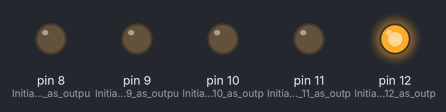
Recording of a sketch running on a simulated Arduino Uno, built with avr-gcc and run on an emulated ATmega328P. Parts: output pins drawn as LEDs (lit = HIGH).

Above: at 0.12 s.
At 1.12 s:
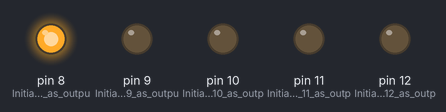
At 1.37 s:
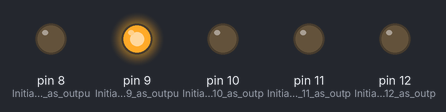
At 2.62 s:
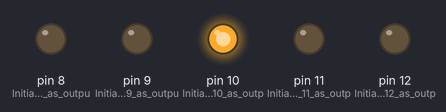
At 4.37 s:
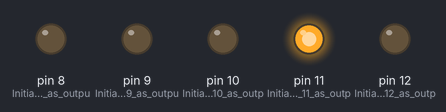
Timing chart, 0 to 4.7 s (numbered marks = the images above):
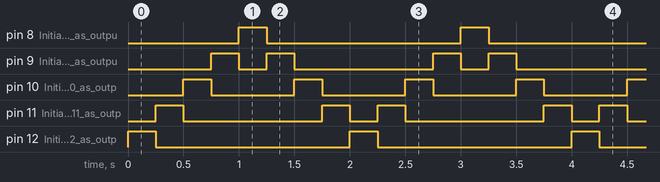

Measured:
- by itself, pin 8 (Initialize_pin_8_as_outpu), pin 12 (Initialize_pin_12_as_outp): alternates HIGH for 0.25 s and LOW for 1.8 s
- by itself, pin 9 (Initialize_pin_9_as_outpu): repeats every 2.0 s: LOW 0.25 s, HIGH 0.25 s, LOW 1.3 s, HIGH 0.25 s
- by itself, pin 10 (Initialize_pin_10_as_outp): alternates HIGH for 0.25 s and LOW for 0.75 s
- by itself, pin 11 (Initialize_pin_11_as_outp): repeats every 2.0 s: LOW 1.3 s, HIGH 0.25 s, LOW 0.25 s, HIGH 0.25 s

The sketch:

003_-_Light_Chaser_Program_2.ino
```cpp
/*
  Light Chaser Program 2

  This program makes it so the five external LEDs connected to the Arduino light up in a repeating sequence from left to right, then right to left.

  The program makes use of int, pinMode, digitalWrite, and delay.
*/

// The setup function runs once when you press reset or power the board.
int t = 250; // Set "t" as variable with a value of 250.

void setup() {
  pinMode(12, OUTPUT); // Initialize pin 12 as output.
  pinMode(11, OUTPUT); // Initialize pin 11 as output.
  pinMode(10, OUTPUT); // Initialize pin 10 as output.
  pinMode(9, OUTPUT); // Initialize pin 9 as output.
  pinMode(8, OUTPUT); // Initialize pin 8 as output.
}

// The loop function runs over and over again forever.
void loop() {
  // Left t Right
  digitalWrite(12, HIGH); // Turn the pin 12 on (HIGH is the voltage level).
  delay(t); // Wait for t milliseconds (250 milliseconds).
  digitalWrite(12, LOW); // Turn the pin 12 off (LOW is the voltage level).
  digitalWrite(11, HIGH); // Turn the pin 11 on (HIGH is the voltage level).
  delay(t);
  digitalWrite(11, LOW); // Turn the pin 11 off (LOW is the voltage level).
  digitalWrite(10, HIGH); // Turn the pin 10 on (HIGH is the voltage level).
  delay(t);
  digitalWrite(10, LOW); // Turn the pin 10 off (LOW is the voltage level).
  digitalWrite(9, HIGH); // Turn the pin 9 on (HIGH is the voltage level).
  delay(t);
  digitalWrite(9, LOW); // Turn the pin 9 off (LOW is the voltage level).
  digitalWrite(8, HIGH); // Turn the pin 8 on (HIGH is the voltage level).
  delay(t);
  // Right to Left
  digitalWrite(8, LOW); // Turn the pin 8 off (LOW is the voltage level).
  digitalWrite(9, HIGH); // Turn the pin 9 on (HIGH is the voltage level).
  delay(t);
  digitalWrite(9, LOW); // Turn the pin 9 off (LOW is the voltage level).
  digitalWrite(10, HIGH); // Turn the pin 10 on (HIGH is the voltage level).
  delay(t);
  digitalWrite(10, LOW); // Turn the pin 10 off (LOW is the voltage level).
  digitalWrite(11, HIGH); // Turn the pin 11 on (HIGH is the voltage level).
  delay(t);
  digitalWrite(11, LOW); // Turn the pin 11 off (LOW is the voltage level).
}
```
